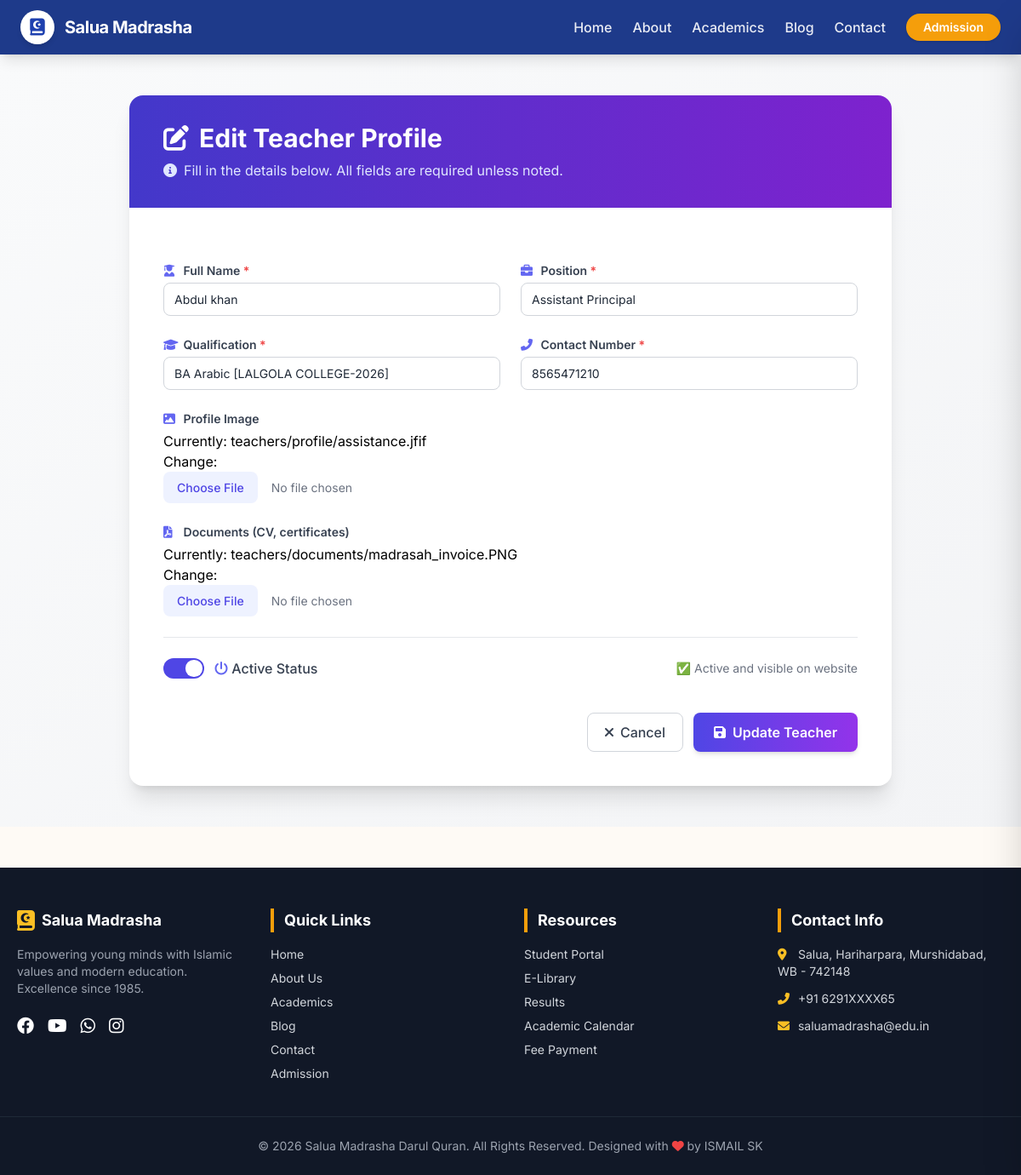
The app's page /teacher_update/2/ with its own data.
### student/models.py (models this page shows, shortened)
class Teacher(models.Model):
    name = models.CharField(max_length=100)
    position = models.CharField(max_length=100)
    qualification = models.CharField(max_length=150)
    contact = models.CharField(max_length=15)
    img = models.ImageField(upload_to='teachers/profile/')
    documents = models.FileField(upload_to='teachers/documents/')
    created_at = models.DateTimeField(auto_now_add=True)
    is_active = models.BooleanField(default=True)
    class Meta:
        ordering = ['name']
        verbose_name = 'Teacher'
        verbose_name_plural = 'Teachers'

### student/views.py (the view)
# urls.py: path('teacher_update/<int:id>/',views.teacher_update, name='teacher_update' ),
def teacher_update(request, id):
    teacher = get_object_or_404(Teacher, id=id)
    if request.method == 'POST':
        form = TeacherCreate(request.POST, request.FILES, instance=teacher)
        if form.is_valid():
            form.save()
            return redirect('teacher_list')
    else:
        form = TeacherCreate(instance=teacher)
    context = {'form':form, "teacher":teacher}
    return render(request, 'teacher/t_add.html', context )

### student/forms.py
class TeacherCreate(forms.ModelForm):
    class Meta:
        model = Teacher
        fields = [
            'name',
            'position',
            'qualification',
            'contact',
            'img',
            'documents',
            'is_active'
        ]
        widgets = {
            'name': forms.TextInput(attrs={
                'class': 'form-control',
                'placeholder': 'Enter teacher name'
            }),
            'position': forms.TextInput(attrs={
                'class': 'form-control',
                'placeholder': 'Enter position'
            }),
            'qualification': forms.TextInput(attrs={
                'class': 'form-control',
                'placeholder': 'Enter qualification'
            }),
            'contact': forms.TextInput(attrs={
                'class': 'form-control',
                'placeholder': 'Enter contact number'
            }),
            'is_active': forms.CheckboxInput(attrs={
                'class': 'form-check-input'
            }),
        }

### templates/teacher/t_add.html (shortened to what this page needs)
{% extends 'base.html' %}
{% load static %}
{% block content %}
<div class="min-h-screen bg-gradient-to-br from-gray-50 to-gray-100 py-12 px-4 sm:px-6 lg:px-8 flex items-center justify-center">
    <div class="max-w-4xl w-full">
        <div class="bg-white rounded-2xl shadow-xl overflow-hidden transition-all duration-300 hover:shadow-2xl">
            <div class="bg-gradient-to-r from-indigo-700 to-purple-700 px-6 py-8 sm:px-10">
                <h2 class="text-2xl sm:text-3xl font-bold text-white flex items-center gap-3">
                    <i class="fas {% if form.instance.pk %}fa-edit{% else %}fa-chalkboard-user{% endif %} text-3xl"></i>
                    {% if form.instance.pk %}Edit Teacher Profile{% else %}Create New Teacher{% endif %}
                </h2>
                <p class="text-indigo-100 mt-2 flex items-center gap-2">
                    <i class="fas fa-info-circle"></i>
                    Fill in the details below. All fields are required unless noted.
                </p>
            </div>
            <div class="px-6 py-8 sm:p-10">
                <form method="post" enctype="multipart/form-data" class="space-y-6">
                    <div class="grid grid-cols-1 md:grid-cols-2 gap-6">
                        <div>
                            <label for="{{ form.name.id_for_label }}" class="block text-sm font-semibold text-gray-700 mb-1">
                                <i class="fas fa-user-graduate text-indigo-500 w-5"></i> Full Name
                                {% if form.name.field.required %}<span class="text-red-500">*</span>{% endif %}
                            </label>
                            {{ form.name }}
                        </div>
                        <div>
                            <label for="{{ form.position.id_for_label }}" class="block text-sm font-semibold text-gray-700 mb-1">
                                <i class="fas fa-briefcase text-indigo-500 w-5"></i> Position
                                {% if form.position.field.required %}<span class="text-red-500">*</span>{% endif %}
                            </label>
                            {{ form.position }}
                        </div>
                    </div>
                    <div class="grid grid-cols-1 md:grid-cols-2 gap-6">
                        <div>
                            <label for="{{ form.qualification.id_for_label }}" class="block text-sm font-semibold text-gray-700 mb-1">
                                <i class="fas fa-graduation-cap text-indigo-500 w-5"></i> Qualification
                                {% if form.qualification.field.required %}<span class="text-red-500">*</span>{% endif %}
                            </label>
                            {{ form.qualification }}
                        </div>
                        <div>
                            <label for="{{ form.contact.id_for_label }}" class="block text-sm font-semibold text-gray-700 mb-1">
                                <i class="fas fa-phone-alt text-indigo-500 w-5"></i> Contact Number
                                {% if form.contact.field.required %}<span class="text-red-500">*</span>{% endif %}
                            </label>
                            {{ form.contact }}
                        </div>
                    </div>
                    <div>
                        <label class="block text-sm font-semibold text-gray-700 mb-1">
                            <i class="fas fa-image text-indigo-500 w-5"></i> Profile Image
                        </label>
                        {{ form.img }}
                    </div>
                    <div>
                        <label class="block text-sm font-semibold text-gray-700 mb-1">
                            <i class="fas fa-file-pdf text-indigo-500 w-5"></i> Documents (CV, certificates)
                        </label>
                        {{ form.documents }}
                    </div>
                    <div class="flex flex-wrap items-center justify-between gap-4 border-t border-gray-200 pt-6">
                        <div class="flex items-center gap-3">
                            <label class="toggle-switch">
                                <span class="toggle-slider"></span>
                            </label>
                            <label for="{{ form.is_active.id_for_label }}" class="font-medium text-gray-700 cursor-pointer">
                                <i class="fas fa-power-off text-indigo-500"></i> Active Status
                            </label>
                        </div>
                        <span class="text-sm text-gray-500">
                            {% if form.is_active.value %}✅ Active and visible on website{% else %}⛔ Inactive (hidden){% endif %}
                        </span>
                    </div>
                    <div class="flex flex-col sm:flex-row justify-end gap-3 pt-4">
                        <a href="{% url 'dashboard'%}" class="inline-flex justify-center items-center px-5 py-2.5 border border-gray-300 rounded-lg text-gray-700 bg-white hover:bg-gray-50 transition-all duration-200 font-medium">
                            <i class="fas fa-times mr-2"></i> Cancel
                        </a>
                        <button type="submit" class="inline-flex justify-center items-center px-6 py-2.5 bg-gradient-to-r from-indigo-600 to-purple-600 text-white rounded-lg hover:from-indigo-700 hover:to-purple-700 transition-all duration-200 font-semibold shadow-md hover:shadow-lg">
                            <i class="fas fa-save mr-2"></i>
                            {% if form.instance.pk %}Update Teacher{% else %}Save Teacher{% endif %}
                        </button>
                    </div>
                </form>
            </div>
        </div>
    </div>
</div>
{% endblock %}

### templates/base.html (style rules this page uses)
* { font-family: 'Inter', sans-serif; }
body { background: #fefaf5; }

### templates/teacher/t_add.html (style rules this page uses)
input.form-control, select.form-control, textarea.form-control, input:not([type="checkbox"]):not([type="radio"]):not([type="file"]), select, textarea { width: 100%; padding: 0.5rem 0.75rem; font-size: 0.875rem; line-height: 1.5; color: #1f2937; background-color: #fff; border: 1px solid #d1d5db; border-radius: 0.5rem; transition: all 0.2s; }
input[type="file"] { display: block; width: 100%; font-size: 0.875rem; color: #6b7280; }
.toggle-switch { position: relative; display: inline-block; width: 3rem; height: 1.5rem; }
.toggle-slider { position: absolute; cursor: pointer; top: 0; left: 0; right: 0; bottom: 0; background-color: #cbd5e1; transition: 0.3s; border-radius: 1.5rem; }
.toggle-slider:before { position: absolute; content: ""; height: 1.2rem; width: 1.2rem; left: 0.15rem; bottom: 0.15rem; background-color: white; transition: 0.3s; border-radius: 50%; }
input:checked + .toggle-slider { background-color: #4f46e5; }
input:checked + .toggle-slider:before { transform: translateX(1.5rem); }

### records on screen
Teacher: name "Abdul khan", position "Assistant Principal", qualification "BA Arabic [LALGOLA COLLEGE-2026]", contact "8565471210"
